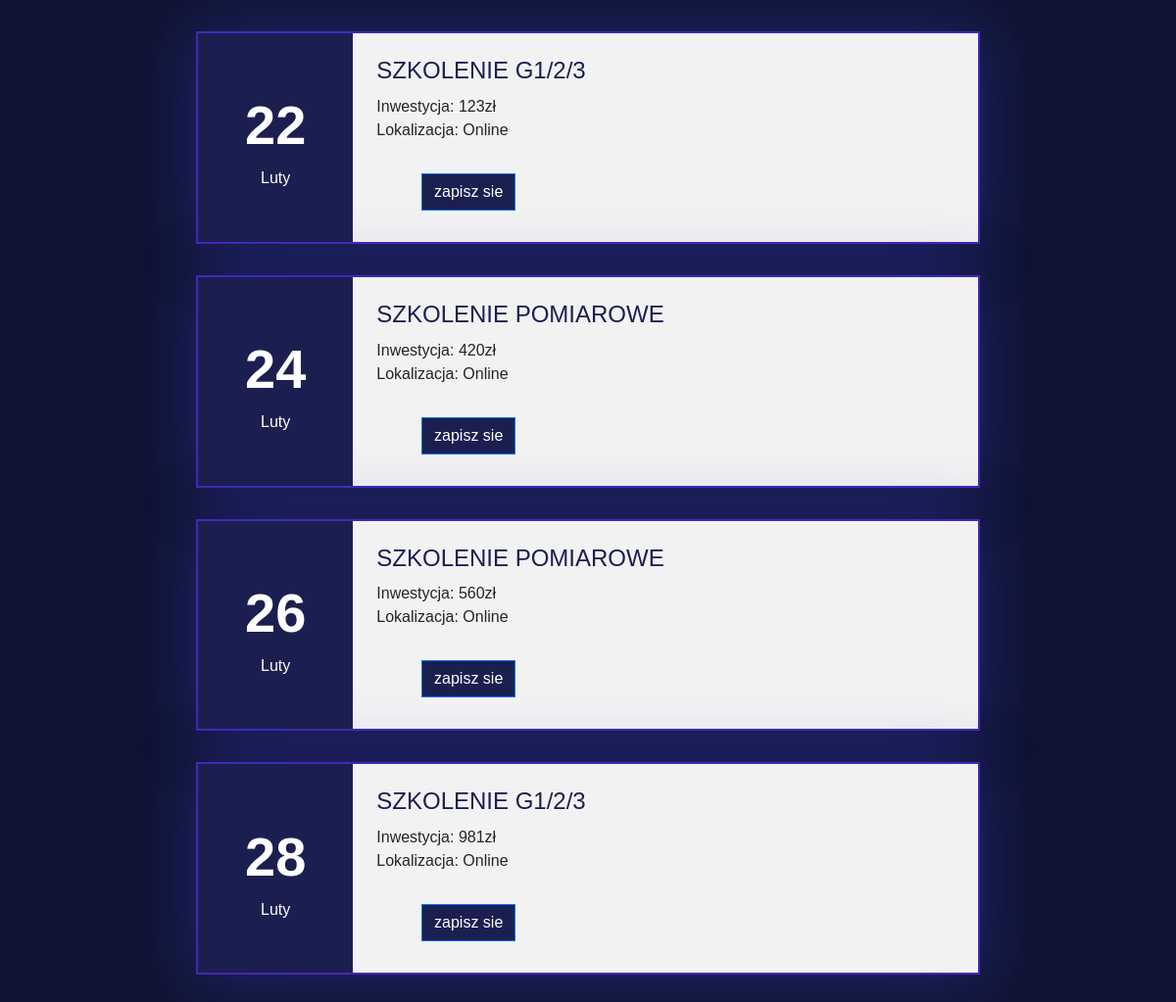
The page / on the database its author committed.
### sgapp/models.py (models this page shows, shortened)
class Training(models.Model):
    trainings = (
        ('Szkolenie pomiarowe', 'Szkolenie pomiarowe'),
        ('Szkolenie G1/2/3', 'Szkolenie G1/2/3'),
    )
    venues = (
        ('Online', 'Online'),
    )
    training_date = models.DateField()
    venue = models.CharField(max_length=20, choices=venues)
    training_type = models.CharField(max_length=20, choices=trainings)
    training_price = models.IntegerField()
    class Meta:
        verbose_name_plural = 'Szkolenia'

### sgapp/views.py (the view)
# urls.py: path('', views.index, name='index'),
def index(request):
    trainings = Training.objects.order_by('training_date').all()
    if request.method != 'POST':
        form = PersonsForm()
    else:
        form = PersonsForm(data=request.POST)
        if form.is_valid():
            print(form.cleaned_data)
            form.save()
            return redirect('sgapp:index')
    context = {'trainings': trainings, 'form': form}
    return render(request, 'sgapp/index.html', context)

### sgapp/templates/sgapp/index.html (shortened to what this page needs)
{% load bootstrap5 %}
<head>
  {% bootstrap_css %}
</head>
  <body style="background-color: #101535; height: 1000px">
    <div class="event-container">
      {% for training in trainings %}
      <div class="event">
        <div class="event-left">
          <div class="event-date">
            <div class="date">{{ training.training_date|date:'d' }}</div>
            <div class="month">{{ training.training_date|date:'F' }}</div>
          </div>
        </div>
        <div class="event-right">
          <h3 class="event-title">{{ training.training_type }}</h3>
          <div class="event-price">
            Inwestycja: {{ training.training_price }}zł
          </div>
          <div class="event-description">
            Lokalizacja: {{ training.venue }}
          </div>
          <div class="event-timing">
            <button type="button" id="button" class="btn btn-primary" data-bs-toggle="modal" data-bs-target="#exampleModal" data-id="{{ training.id }}">
              zapisz sie
            </button>
          </div>
        </div>
      </div>
      {% empty %}
      <li>
        Nie ma jeszcze żadnego szkolenia
      </li>
      {% endfor %}

### sgapp/templates/sgapp/index.html (style rules this page uses)
.event-container { font-family: 'Montserrat', sans-serif; max-width: 800px; margin: 0 auto; }
.event-container .event { box-shadow: 0 2px 60px 0px rgba(60, 60, 200, 0.4); display: flex; border-style: solid; border-radius: 0px; border-width: 2px; border-color: #4328b7; margin: 32px 0; background-color: #f2f2f2; }
.event .event-left { background: #1b1f50; min-width: 82px; display: flex; align-items: center; justify-content: center; color: #fff; padding: 8px 48px; font-weight: bold; text-align: center; border-radius: 0px 0 0 0px; }
.event .event-left .date { font-size: 56px; }
.event .event-left .month { font-size: 16px; font-weight: normal; }
.event .event-right { display: flex; flex-direction: column; justify-content: center; padding: 0 24px; }
.event .event-right h3.event-title { font-size: 24px; margin: 24px 0 10px 0; color: #1b1f50; text-transform: uppercase; }
#button.btn.btn-primary { background-color: #1b1f50; border-radius: 0px 0 0 0px }
.event .event-right .event-timing { display: flex; align-items: center; justify-content: flex-end; width: 150px; padding: 8px; border-radius: 0px; margin: 24px 0; font-size: 14px; float: right; }

### rows shown on the page
Training: training_date "22", training_date "Luty", training_type "SZKOLENIE G1/2/3", training_price "123", venue "Online"
Training: training_date "24", training_date "Luty", training_type "SZKOLENIE POMIAROWE", training_price "420", venue "Online"
Training: training_date "26", training_date "Luty", training_type "SZKOLENIE POMIAROWE", training_price "560", venue "Online"
Training: training_date "28", training_date "Luty", training_type "SZKOLENIE G1/2/3", training_price "981", venue "Online"
